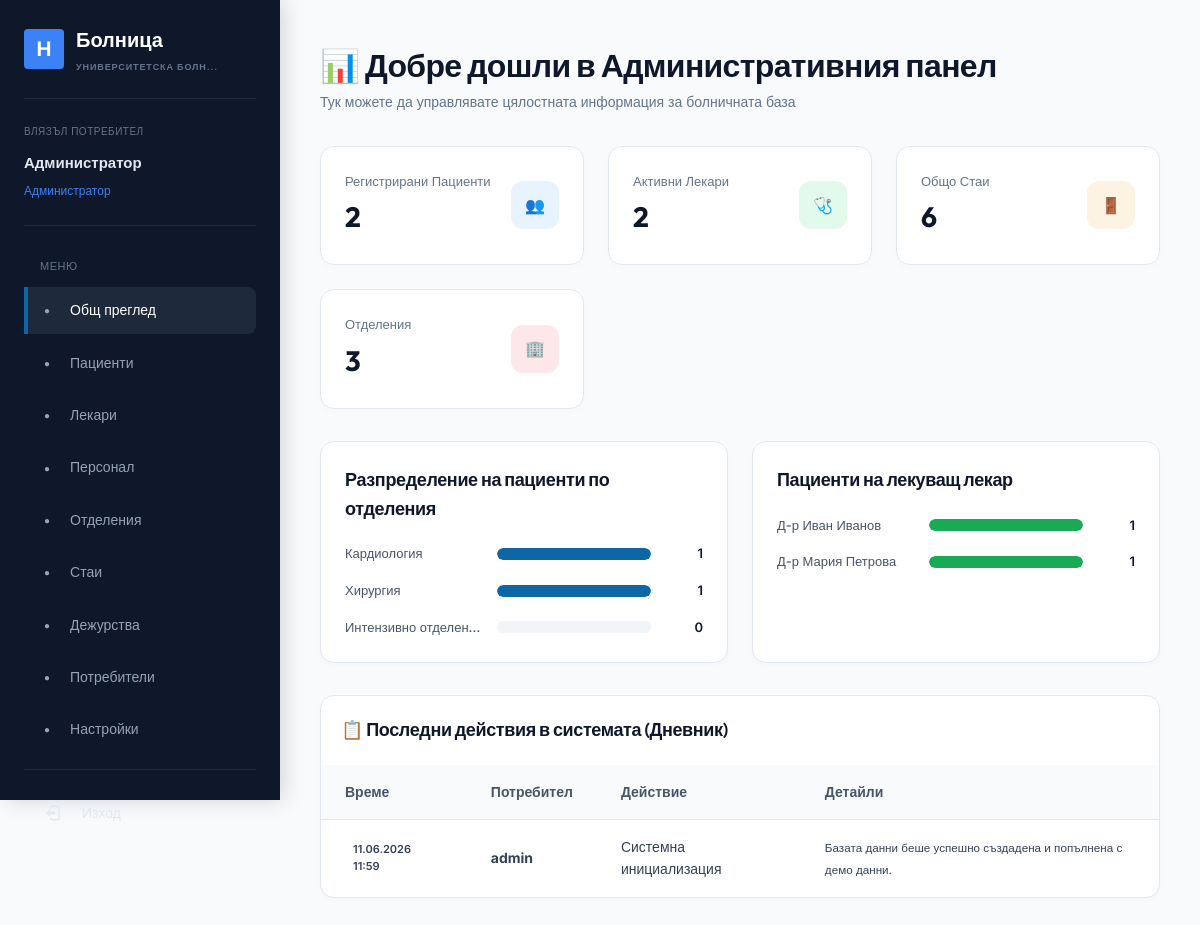
/pages/dashboard.php (signed in), run on the app's committed database.
### tables this page shows
CREATE TABLE IF NOT EXISTS `hospital_info` (
    `id`      INT AUTO_INCREMENT PRIMARY KEY,
    `name`    VARCHAR(100) NOT NULL COMMENT 'Име на лечебното заведение',
    `address` VARCHAR(255) NOT NULL COMMENT 'Точен адрес'
);

CREATE TABLE IF NOT EXISTS `activity_logs` (
    `id`         INT AUTO_INCREMENT PRIMARY KEY,
    `user_id`    INT NOT NULL COMMENT 'ID на потребителя, извършил действието',
    `action`     VARCHAR(100) NOT NULL COMMENT 'Кратко описание (напр. "Добавен пациент")',
    `details`    TEXT DEFAULT NULL COMMENT 'Допълнителни детайли (напр. име на пациента)',
    `created_at` TIMESTAMP DEFAULT CURRENT_TIMESTAMP COMMENT 'Точно време на събитието',
    FOREIGN KEY (`user_id`) REFERENCES `users`(`id`) ON DELETE CASCADE
);

CREATE TABLE IF NOT EXISTS `users` (
    `id`         INT AUTO_INCREMENT PRIMARY KEY,
    `username`   VARCHAR(50) UNIQUE NOT NULL COMMENT 'Уникално потребителско име за вход',
    `password`   VARCHAR(255) NOT NULL COMMENT 'Криптирана парола (bcrypt)',
    `role`       ENUM('admin', 'director', 'doctor', 'nurse', 'maintenance', 'patient') NOT NULL COMMENT 'Права на достъп',
    `created_at` TIMESTAMP DEFAULT CURRENT_TIMESTAMP
);

### includes/admin_dashboard.php (the view, shortened to what this page needs)
<section id="dashboard-overview" class="tab-content active">
    <div class="page-header">
        <div>
            <h1 class="page-title">📊 Добре дошли в Административния панел</h1>
            <p class="page-subtitle">Тук можете да управлявате цялостната информация за болничната база</p>
        </div>
    </div>
    <div class="stats-grid">
        <div class="stats-card">
            <div class="stats-info">
                <span class="stats-label">Регистрирани Пациенти</span>
                <span class="stats-value"><?php echo count($data['patients']); ?></span>
            </div>
            <div class="stats-icon primary">👥</div>
        </div>
        <div class="stats-card">
            <div class="stats-info">
                <span class="stats-label">Активни Лекари</span>
                <span class="stats-value"><?php echo count($data['doctors']); ?></span>
            </div>
            <div class="stats-icon accent">🩺</div>
        </div>
        <div class="stats-card">
            <div class="stats-info">
                <span class="stats-label">Общо Стаи</span>
                <span class="stats-value"><?php echo count($data['rooms']); ?></span>
            </div>
            <div class="stats-icon warning">🚪</div>
        </div>
        <div class="stats-card">
            <div class="stats-info">
                <span class="stats-label">Отделения</span>
                <span class="stats-value"><?php echo count($data['departments']); ?></span>
            </div>
            <div class="stats-icon danger">🏢</div>
        </div>
    </div>
    <div class="stats-chart-container">
        <div class="chart-card">
            <h3 class="chart-title">Разпределение на пациенти по отделения</h3>
            <div class="bar-chart">
                <?php
                $maxPats = 1;
                foreach($data['stats_departments'] as $st):
                    $pct = round(($st['count'] / $maxPats) * 100);
                ?>
                    <div class="bar-row">
                        <div class="bar-label" title="<?php echo htmlspecialchars($st['name']); ?>"><?php echo htmlspecialchars($st['name']); ?></div>
                        <div class="bar-progress-wrap">
                            <div class="bar-progress" style="width: <?php echo $pct; ?>%; background-color: var(--primary);"></div>
                        </div>
                        <div class="bar-value"><?php echo $st['count']; ?></div>
                    </div>
                <?php endforeach; ?>
            </div>
        </div>
        <div class="chart-card">
            <h3 class="chart-title">Пациенти на лекуващ лекар</h3>
            <div class="bar-chart">
                <?php
                $maxDocPats = 1;
                foreach($data['stats_doctors'] as $st):
                    $pct = round(($st['count'] / $maxDocPats) * 100);
                ?>
                    <div class="bar-row">
                        <div class="bar-label" title="<?php echo htmlspecialchars($st['doc_name']); ?>"><?php echo htmlspecialchars($st['doc_name']); ?></div>
                        <div class="bar-progress-wrap">
                            <div class="bar-progress" style="width: <?php echo $pct; ?>%; background-color: var(--accent);"></div>
                        </div>
                        <div class="bar-value"><?php echo $st['count']; ?></div>
                    </div>
                <?php endforeach; ?>
            </div>
        </div>
    </div>
    <div class="card-table-wrap" style="margin-top: 30px;">
        <h3 class="chart-title" style="padding: 20px 20px 0;">📋 Последни действия в системата (Дневник)</h3>
        <div class="table-responsive">
            <table class="custom-table">
                <thead>
                    <tr>
                        <th>Време</th>
                        <th>Потребител</th>
                        <th>Действие</th>
                        <th>Детайли</th>
                    </tr>
                </thead>
                <tbody>
                    <?php if (!empty($data['activity_logs'])): ?>
                        <?php foreach($data['activity_logs'] as $log): ?>
                        <tr>
                            <td><span class="badge badge-info"><?php echo date('d.m.Y H:i', strtotime($log['created_at'])); ?></span></td>
                            <td><strong><?php echo htmlspecialchars($log['username'] ?? 'Система'); ?></strong></td>
                            <td><?php echo htmlspecialchars($log['action']); ?></td>
                            <td><small><?php echo htmlspecialchars($log['details'] ?? '-'); ?></small></td>
                        </tr>
                        <?php endforeach; ?>
                    <?php else: ?>
                        <tr><td colspan="4" class="text-center">Няма записани действия.</td></tr>
                    <?php endif; ?>
                </tbody>
            </table>
        </div>
    </div>
</section>

### includes/sidebar.php (shortened to what this page needs)
<aside class="sidebar">
    <div class="sidebar-logo" style="border-bottom: 1px solid #1e293b; padding-bottom: 24px; margin-bottom: 24px;">
        <div class="sidebar-logo-icon" style="background-color: #3b82f6; border-radius: 4px; font-weight: bold;">H</div>
        <div class="sidebar-title" style="font-weight: 600;">
            Болница
            <span style="font-size: 9px; color: #64748b; margin-top: 4px;"><?php echo htmlspecialchars(mb_strimwidth(mb_strtoupper($hospital['name']), 0, 22, "...")); ?></span>
        </div>
    </div>
    <div class="user-profile-badge" style="background: none; padding: 0; margin-bottom: 32px; border-bottom: 1px solid #1e293b; padding-bottom: 24px; border-radius: 0;">
        <div style="font-size: 10px; color: #64748b; text-transform: uppercase; letter-spacing: 0.05em; margin-bottom: 8px;">Влязъл потребител</div>
        <div class="user-profile-name" style="font-size: 15px; color: #e2e8f0; font-weight: 600; margin-bottom: 2px;"><?php echo htmlspecialchars($fullName); ?></div>
        <div class="user-profile-role" style="font-size: 12px; color: #3b82f6; text-transform: none; font-weight: normal; letter-spacing: 0;">
            <?php
            $roleNames = [
                'admin' => 'Администратор',
                'director' => 'Директор',
                'doctor' => 'Лекар',
                'nurse' => 'Медицинска сестра',
                'maintenance' => 'Поддръжка',
                'patient' => 'Пациент'
            ];
            echo $roleNames[$role] ?? $role;
            ?>
        </div>
    </div>
    <nav style="flex-grow: 1;">
        <div style="font-size: 11px; color: #64748b; text-transform: uppercase; letter-spacing: 0.05em; margin-bottom: 12px; padding-left: 16px;">Меню</div>
        <ul class="sidebar-menu">
            <?php if ($role === 'admin'): ?>
                <li class="sidebar-link active" data-target="dashboard-overview"><span style="font-size: 10px; margin-right: 8px; color: #94a3b8;">●</span> Общ преглед</li>
                <li class="sidebar-link" data-target="patients-sec"><span style="font-size: 10px; margin-right: 8px; color: #94a3b8;">●</span> Пациенти</li>
                <li class="sidebar-link" data-target="doctors-sec"><span style="font-size: 10px; margin-right: 8px; color: #94a3b8;">●</span> Лекари</li>
                <li class="sidebar-link" data-target="staff-sec"><span style="font-size: 10px; margin-right: 8px; color: #94a3b8;">●</span> Персонал</li>
                <li class="sidebar-link" data-target="departments-sec"><span style="font-size: 10px; margin-right: 8px; color: #94a3b8;">●</span> Отделения</li>
                <li class="sidebar-link" data-target="rooms-sec"><span style="font-size: 10px; margin-right: 8px; color: #94a3b8;">●</span> Стаи</li>
                <li class="sidebar-link" data-target="shifts-sec"><span style="font-size: 10px; margin-right: 8px; color: #94a3b8;">●</span> Дежурства</li>
                <li class="sidebar-link" data-target="users-sec"><span style="font-size: 10px; margin-right: 8px; color: #94a3b8;">●</span> Потребители</li>
                <li class="sidebar-link" data-target="hospital-sec"><span style="font-size: 10px; margin-right: 8px; color: #94a3b8;">●</span> Настройки</li>
            <?php elseif ($role === 'maintenance'): ?>
                <li class="sidebar-link active" data-target="maint-rooms"><span style="font-size: 10px; margin-right: 8px; color: #94a3b8;">●</span> Статус на Стаите</li>
            <?php elseif ($role === 'patient'): ?>
                <li class="sidebar-link active" data-target="patient-card"><span style="font-size: 10px; margin-right: 8px; color: #94a3b8;">●</span> Моят Картон</li>
            <?php endif; ?>
        </ul>
    </nav>
    <div class="sidebar-footer" style="padding-top: 24px; margin-top: 16px; border-top: 1px solid #1e293b;">
        <a href="../auth/logout.php" class="sidebar-link" style="color: #e2e8f0; padding: 8px 16px;">
            <svg viewBox="0 0 24 24" style="width:18px; height:18px; fill:currentColor; margin-right:8px; transform: scaleX(-1);">
                <path d="M16 17v-3H9v-4h7V7l5 5-5 5M14 2a2 2 0 0 1 2 2v2h-2V4H5v16h9v-2h2v2a2 2 0 0 1-2 2H5a2 2 0 0 1-2-2V4a2 2 0 0 1 2-2h9z"/>
            </svg>
        </a>
    </div>
</aside>

### data on the page
hospital_info: name "УНИВЕРСИТЕТСКА БОЛН..."
activity_logs: created_at "11.06.2026 11:59", user.username "admin", action "Системна инициализация", details "Базата данни беше успешно създадена и попълнена с демо данни."

### other printed values
$fullName "Администратор"
$roleNames[$role] "Администратор"
count($data['patients']) "2"
count($data['doctors']) "2"
count($data['rooms']) "6"
count($data['departments']) "3"
$st['name'] "Кардиология"
$st['count'] "1"
$st['name'] "Хирургия"
$st['name'] "Интензивно отделен…"
$st['count'] "0"
$st['doc_name'] "Д-р Иван Иванов"
$st['doc_name'] "Д-р Мария Петрова"
